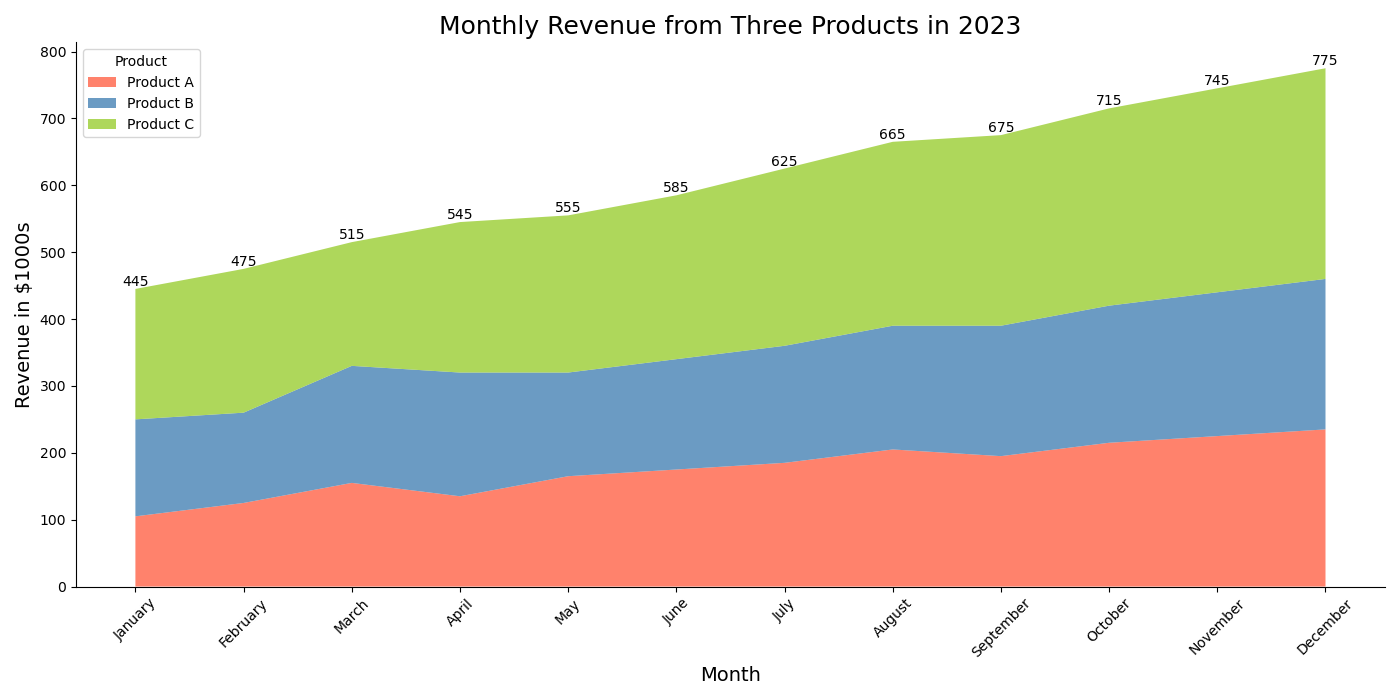

Write Python code to recreate this figure.

import pandas as pd
import seaborn as sns
import matplotlib.pyplot as plt

# Define the dataset
data = {
    'Month': ['January', 'February', 'March', 'April', 'May', 'June',
              'July', 'August', 'September', 'October', 'November', 'December'],
    'Product A': [105, 125, 155, 135, 165, 175, 185, 205, 195, 215, 225, 235],
    'Product B': [145, 135, 175, 185, 155, 165, 175, 185, 195, 205, 215, 225],
    'Product C': [195, 215, 185, 225, 235, 245, 265, 275, 285, 295, 305, 315]
}

# Create a DataFrame
df = pd.DataFrame(data)

# Data preparation for stacked area chart
df_melted = df.melt('Month', var_name='Product', value_name='Sales')

# Transformation of 'Month' to categorical type for proper ordering
df_melted['Month'] = pd.Categorical(df_melted['Month'],
                                    categories=data['Month'],
                                    ordered=True)

# Plotting
plt.figure(figsize=(14, 7))

# Product A: #FF6347 (Tomato), Product B: #4682B4 (Steel Blue), Product C: #9ACD32 (Yellow Green)
colors = ["#FF6347", "#4682B4", "#9ACD32"]

# Stackplot
plt.stackplot(df['Month'], df.iloc[:, 1:].values.T, labels=df.columns[1:], colors=colors, alpha=0.8)

# Beautifying the plot
plt.title('Monthly Revenue from Three Products in 2023', fontsize=18)
plt.ylabel('Revenue in $1000s', fontsize=14)
plt.xlabel('Month', fontsize=14)
plt.xticks(rotation=45)
plt.legend(title='Product', loc='upper left')

# Annotation
for i, row in df.iterrows():
    total_sales = row['Product A'] + row['Product B'] + row['Product C']
    plt.text(row['Month'], total_sales, f'{total_sales}', ha='center', va='bottom')

sns.despine()

# Show the plot
plt.tight_layout()
plt.show()
